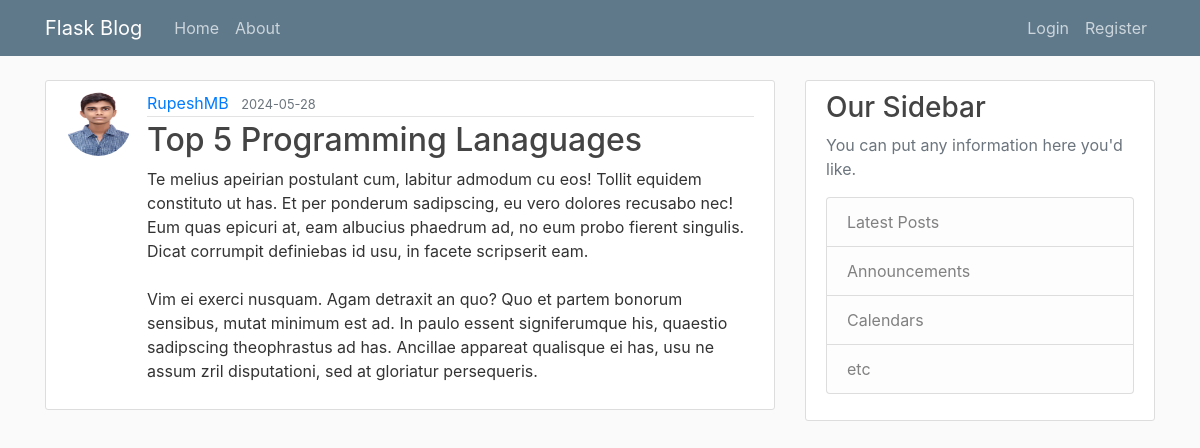
The page /post/14 on the database its author committed.
### flaskblog/models.py (models this page shows, shortened)
class User(db.Model, UserMixin):
    id = db.Column(db.Integer, primary_key=True)
    username = db.Column(db.String(20), unique=True, nullable=False)
    email = db.Column(db.String(120), unique=True, nullable=False)
    image_file = db.Column(db.String(20), nullable=False, default='default.jpg')
    password = db.Column(db.String(60), nullable=False)
    posts = db.relationship('Post', backref='name', lazy=True)

class Post(db.Model):
    id = db.Column(db.Integer, primary_key=True)
    title = db.Column(db.String(100), nullable=False)
    date_posted = db.Column(db.DateTime, nullable=False, default=lambda: datetime.now(timezone.utc))
    content = db.Column(db.Text, nullable=False)
    user_id = db.Column(db.Integer, db.ForeignKey('user.id'), nullable=False)

### flaskblog/posts/routes.py (the view)
@posts.route("/post/<int:post_id>")
def post(post_id):
    post = Post.query.get_or_404(post_id)
    return render_template('post.html', title=post.title, post=post)

### flaskblog/templates/post.html (shortened to what this page needs)
{% extends "layout.html" %}
{% block content %}
    <article class="media content-section">
        <img class="rounded-circle article-img" src="{{url_for('static', filename='profile_pics/' + post.name.image_file)}}">
        <div class="media-body">
        <div class="article-metadata">
            <a class="mr-2" href="{{ url_for('users.user_posts',username=post.name.username) }}">{{ post.name.username }}</a>
            <small class="text-muted">{{ post.date_posted.strftime('%Y-%m-%d') }}</small>
        </div>
        <h2 class="article-title">{{ post.title }}</a></h2>
        <p class="article-content">{{ post.content }}</p>
        </div>
    </article>
{% endblock content %}

### flaskblog/static/main.css (style rules this page uses)
body { background: #fafafa; color: #333333; margin-top: 5rem; }
h1, h2, h3, h4, h5, h6 { color: #444444; }
.content-section { background: #ffffff; padding: 10px 20px; border: 1px solid #dddddd; border-radius: 3px; margin-bottom: 20px; }
.article-title { color: #444444; }
.article-content { white-space: pre-line; }
.article-img { height: 65px; width: 65px; margin-right: 16px; }
.article-metadata { padding-bottom: 1px; margin-bottom: 4px; border-bottom: 1px solid #e3e3e3 }

### rows shown on the page
User: image_file (picture), name.username "RupeshMB"
Post: date_posted "2024-05-28", title "Top 5 Programming Lanaguages", content "Te melius apeirian postulant cum, labitur admodum cu eos! Tollit equidem constituto ut has. Et per ponderum sadipscing, eu vero dolores recusabo nec! Eum quas epicuri at, eam albucius phaedrum ad, no eum probo fierent singulis. Dicat corrumpit definiebas id usu, in facete scripserit eam. Vim ei exerci nusquam. Agam detraxit an quo? Quo et partem bonorum sensibus, mutat minimum est ad. In paulo essent signiferumque his, quaestio sadipscing theophrastus ad has. Ancillae appareat qualisque ei has, usu ne assum zril disputationi, sed at gloriatur persequeris."
